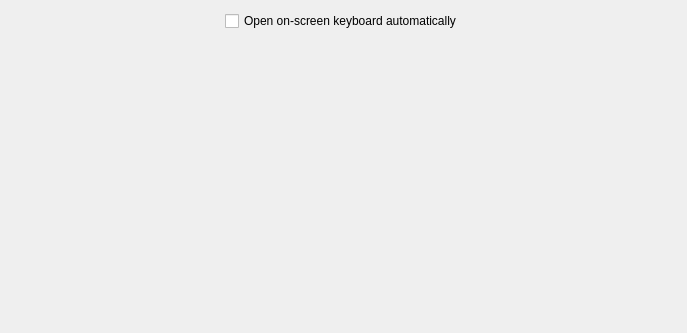
<?xml version="1.0" encoding="UTF-8"?>
<ui version="4.0">
 <class>KCMKdeSteamSettingsWidget</class>
 <widget class="QWidget" name="KCMKdeSteamSettingsWidget">
  <property name="geometry">
   <rect>
    <x>0</x>
    <y>0</y>
    <width>687</width>
    <height>333</height>
   </rect>
  </property>
  <property name="sizePolicy">
   <sizepolicy hsizetype="Expanding" vsizetype="Preferred">
    <horstretch>0</horstretch>
    <verstretch>0</verstretch>
   </sizepolicy>
  </property>
  <layout class="QGridLayout" name="gridLayout">
   <item row="0" column="0" alignment="Qt::AlignHCenter|Qt::AlignVCenter">
    <widget class="QCheckBox" name="kcfg_AutoOpen">
     <property name="text">
      <string>Open on-screen keyboard automatically</string>
     </property>
    </widget>
   </item>
   <item row="1" column="0">
    <spacer name="verticalSpacer">
     <property name="orientation">
      <enum>Qt::Vertical</enum>
     </property>
     <property name="sizeHint" stdset="0">
      <size>
       <width>20</width>
       <height>40</height>
      </size>
     </property>
    </spacer>
   </item>
  </layout>
 </widget>
 <resources/>
 <connections/>
</ui>
